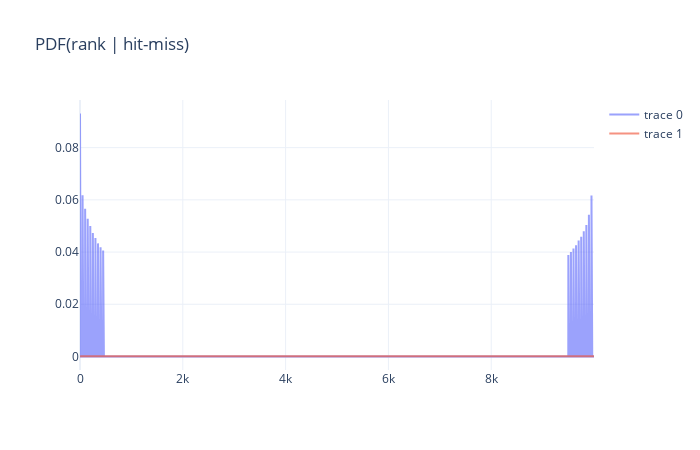
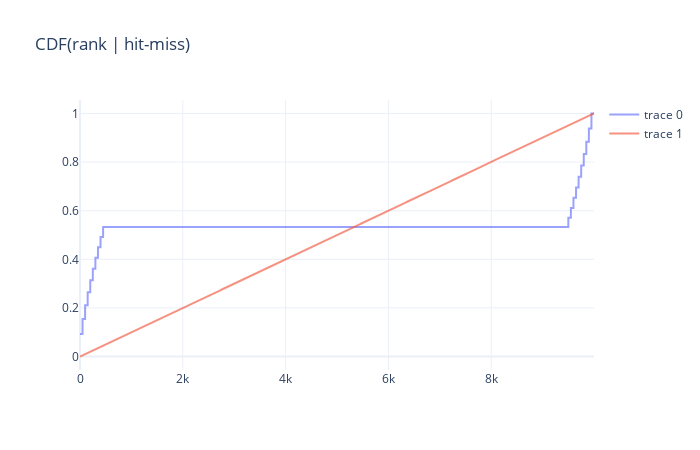
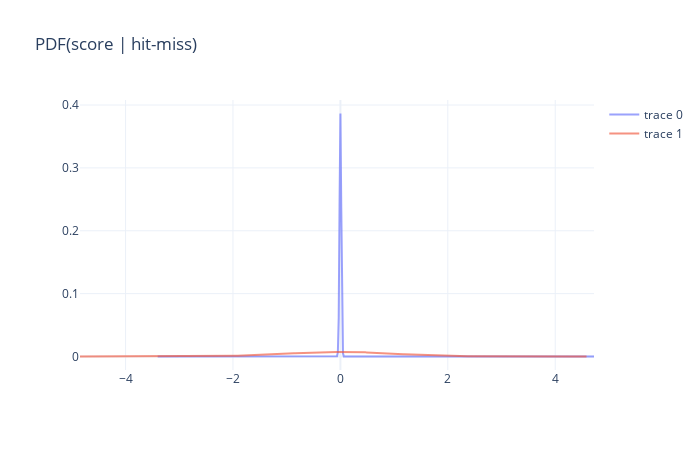
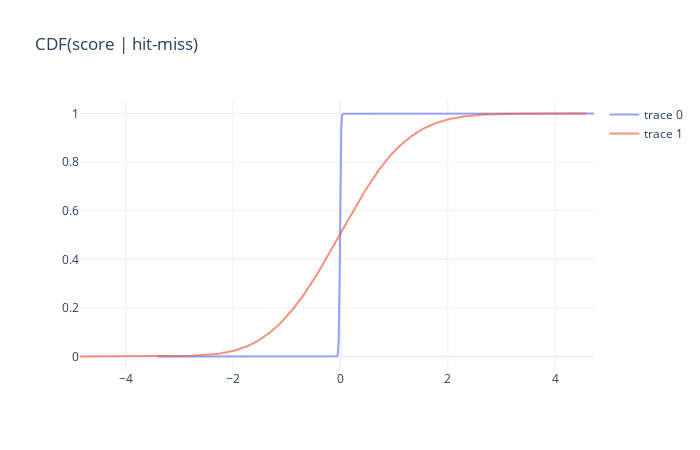

Notebook source saved alongside these figures, in order:
### Code cell
element_score = pd.Series(
    np.random.normal(size=n_element),
    index=("Element {}".format(i) for i in range(n_element)),
).sort_values(ascending=False)

    
set_elements = element_score.index[:n_top:rate_hit].tolist()
    
if _2_sided:
    
    set_elements += element_score.index[-n_top::rate_hit].tolist()

kraft.compute_set_enrichment(element_score, set_elements, statistic="rcks")

### Figure 1 — Plotly figure (JSON) as saved in the notebook; plotly's stock layout.template omitted (floating-point values rounded to 4 significant figures; data arrays with more than 128 entries replaced by an {"elided": "..."} marker saying what was removed)
{"data": [{"mode": "lines", "opacity": 0.64, "type": "scatter", "y": {"elided": "10000 float values"}}, {"mode": "lines", "opacity": 0.64, "type": "scatter", "y": {"elided": "10000 float values"}}], "layout": {"height": 450, "title": {"text": "PDF(rank | hit-miss)"}, "width": 700, "xaxis": {"autorange": true, "range": [0, 9999]}, "yaxis": {"autorange": true, "range": [-0.005171, 0.09825], "type": "linear"}}}

### Figure 2 — Plotly figure (JSON) as saved in the notebook; plotly's stock layout.template omitted (floating-point values rounded to 4 significant figures; data arrays with more than 128 entries replaced by an {"elided": "..."} marker saying what was removed)
{"data": [{"mode": "lines", "opacity": 0.64, "type": "scatter", "y": {"elided": "10000 float values"}}, {"mode": "lines", "opacity": 0.64, "type": "scatter", "y": {"elided": "10000 float values"}}], "layout": {"height": 450, "title": {"text": "CDF(rank | hit-miss)"}, "width": 700, "xaxis": {"autorange": true, "range": [0, 9999]}, "yaxis": {"autorange": true, "range": [-0.05556, 1.056], "type": "linear"}}}

### Figure 3 — Plotly figure (JSON) as saved in the notebook; plotly's stock layout.template omitted (floating-point values rounded to 4 significant figures; data arrays with more than 128 entries replaced by an {"elided": "..."} marker saying what was removed)
{"data": [{"mode": "lines", "opacity": 0.64, "type": "scatter", "x": {"elided": "512 float values"}, "y": {"elided": "512 float values"}}, {"mode": "lines", "opacity": 0.64, "type": "scatter", "x": {"elided": "512 float values"}, "y": {"elided": "512 float values"}}], "layout": {"height": 450, "title": {"text": "PDF(score | hit-miss)"}, "width": 700, "xaxis": {"autorange": true, "range": [-4.848, 4.722], "type": "linear"}, "yaxis": {"autorange": true, "range": [-0.02147, 0.408], "type": "linear"}}}

### Figure 4 — Plotly figure (JSON) as saved in the notebook; plotly's stock layout.template omitted (floating-point values rounded to 4 significant figures; data arrays with more than 128 entries replaced by an {"elided": "..."} marker saying what was removed)
{"data": [{"mode": "lines", "opacity": 0.64, "type": "scatter", "x": {"elided": "512 float values"}, "y": {"elided": "512 float values"}}, {"mode": "lines", "opacity": 0.64, "type": "scatter", "x": {"elided": "512 float values"}, "y": {"elided": "512 float values"}}], "layout": {"height": 450, "title": {"text": "CDF(score | hit-miss)"}, "width": 700, "xaxis": {"autorange": true, "range": [-4.848, 4.722], "type": "linear"}, "yaxis": {"autorange": true, "range": [-0.05556, 1.056], "type": "linear"}}}
